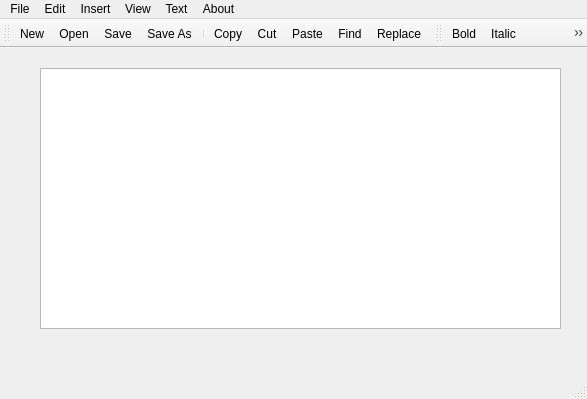
<?xml version="1.0" encoding="UTF-8"?>
<ui version="4.0">
 <class>MainWindow</class>
 <widget class="QMainWindow" name="MainWindow">
  <property name="geometry">
   <rect>
    <x>0</x>
    <y>0</y>
    <width>587</width>
    <height>399</height>
   </rect>
  </property>
  <property name="windowTitle">
   <string>MainWindow</string>
  </property>
  <widget class="QWidget" name="centralwidget">
   <widget class="QTextEdit" name="textEdit">
    <property name="geometry">
     <rect>
      <x>40</x>
      <y>20</y>
      <width>521</width>
      <height>261</height>
     </rect>
    </property>
   </widget>
  </widget>
  <widget class="QMenuBar" name="menubar">
   <property name="geometry">
    <rect>
     <x>0</x>
     <y>0</y>
     <width>587</width>
     <height>22</height>
    </rect>
   </property>
   <widget class="QMenu" name="menuFile">
    <property name="title">
     <string>File</string>
    </property>
    <addaction name="actionNew"/>
    <addaction name="actionOpen"/>
    <addaction name="separator"/>
    <addaction name="actionSave"/>
    <addaction name="actionSave_As"/>
    <addaction name="separator"/>
    <addaction name="actionExist"/>
   </widget>
   <widget class="QMenu" name="menuEdit">
    <property name="title">
     <string>Edit</string>
    </property>
    <addaction name="actionCopy"/>
    <addaction name="actionCut"/>
    <addaction name="actionPaste"/>
    <addaction name="separator"/>
    <addaction name="actionUndo"/>
    <addaction name="actionRedo"/>
    <addaction name="separator"/>
    <addaction name="actionFind"/>
    <addaction name="actionReplace"/>
    <addaction name="separator"/>
    <addaction name="actionSelect_All"/>
   </widget>
   <widget class="QMenu" name="menuView">
    <property name="title">
     <string>View</string>
    </property>
    <addaction name="actionZoom_In"/>
    <addaction name="actionZoom_Out"/>
   </widget>
   <widget class="QMenu" name="menuText">
    <property name="title">
     <string>Text</string>
    </property>
    <addaction name="actionBold"/>
    <addaction name="actionItalic"/>
    <addaction name="actionUnderline"/>
    <addaction name="actionStrike"/>
    <addaction name="separator"/>
    <addaction name="actionColor"/>
    <addaction name="separator"/>
    <addaction name="actionFont"/>
   </widget>
   <widget class="QMenu" name="menuAbout">
    <property name="title">
     <string>About</string>
    </property>
    <addaction name="actionHelp"/>
    <addaction name="actionAbout"/>
   </widget>
   <widget class="QMenu" name="menuInsert">
    <property name="title">
     <string>Insert</string>
    </property>
    <addaction name="actionCustom"/>
   </widget>
   <addaction name="menuFile"/>
   <addaction name="menuEdit"/>
   <addaction name="menuInsert"/>
   <addaction name="menuView"/>
   <addaction name="menuText"/>
   <addaction name="menuAbout"/>
  </widget>
  <widget class="QStatusBar" name="statusbar"/>
  <widget class="QToolBar" name="toolBar">
   <property name="windowTitle">
    <string>toolBar</string>
   </property>
   <attribute name="toolBarArea">
    <enum>TopToolBarArea</enum>
   </attribute>
   <attribute name="toolBarBreak">
    <bool>false</bool>
   </attribute>
   <addaction name="actionNew"/>
   <addaction name="actionOpen"/>
   <addaction name="actionSave"/>
   <addaction name="actionSave_As"/>
   <addaction name="separator"/>
   <addaction name="actionCopy"/>
   <addaction name="actionCut"/>
   <addaction name="actionPaste"/>
   <addaction name="actionFind"/>
   <addaction name="actionReplace"/>
  </widget>
  <widget class="QToolBar" name="toolBar_2">
   <property name="windowTitle">
    <string>toolBar_2</string>
   </property>
   <attribute name="toolBarArea">
    <enum>TopToolBarArea</enum>
   </attribute>
   <attribute name="toolBarBreak">
    <bool>false</bool>
   </attribute>
   <addaction name="actionBold"/>
   <addaction name="actionItalic"/>
   <addaction name="actionUnderline"/>
   <addaction name="actionStrike"/>
   <addaction name="actionColor"/>
   <addaction name="actionFont"/>
  </widget>
  <action name="actionNew">
   <property name="icon">
    <iconset resource="REsources.qrc">
     <normaloff>:/files/images/new.png</normaloff>:/files/images/new.png</iconset>
   </property>
   <property name="text">
    <string>New</string>
   </property>
  </action>
  <action name="actionOpen">
   <property name="icon">
    <iconset resource="REsources.qrc">
     <normaloff>:/files/images/open.png</normaloff>:/files/images/open.png</iconset>
   </property>
   <property name="text">
    <string>Open</string>
   </property>
  </action>
  <action name="actionSave">
   <property name="icon">
    <iconset resource="REsources.qrc">
     <normaloff>:/files/images/save.png</normaloff>:/files/images/save.png</iconset>
   </property>
   <property name="text">
    <string>Save</string>
   </property>
  </action>
  <action name="actionSave_As">
   <property name="icon">
    <iconset resource="REsources.qrc">
     <normaloff>:/files/images/saveas.png</normaloff>:/files/images/saveas.png</iconset>
   </property>
   <property name="text">
    <string>Save As</string>
   </property>
  </action>
  <action name="actionExist">
   <property name="icon">
    <iconset resource="REsources.qrc">
     <normaloff>:/files/images/cancel.png</normaloff>:/files/images/cancel.png</iconset>
   </property>
   <property name="text">
    <string>Exist</string>
   </property>
  </action>
  <action name="actionCopy">
   <property name="icon">
    <iconset resource="REsources.qrc">
     <normaloff>:/files/images/copy.png</normaloff>:/files/images/copy.png</iconset>
   </property>
   <property name="text">
    <string>Copy</string>
   </property>
  </action>
  <action name="actionCut">
   <property name="icon">
    <iconset resource="REsources.qrc">
     <normaloff>:/files/images/cut.png</normaloff>:/files/images/cut.png</iconset>
   </property>
   <property name="text">
    <string>Cut</string>
   </property>
  </action>
  <action name="actionPaste">
   <property name="icon">
    <iconset resource="REsources.qrc">
     <normaloff>:/files/images/paste.png</normaloff>:/files/images/paste.png</iconset>
   </property>
   <property name="text">
    <string>Paste</string>
   </property>
  </action>
  <action name="actionFind">
   <property name="icon">
    <iconset resource="REsources.qrc">
     <normaloff>:/files/images/find.png</normaloff>:/files/images/find.png</iconset>
   </property>
   <property name="text">
    <string>Find</string>
   </property>
  </action>
  <action name="actionReplace">
   <property name="icon">
    <iconset resource="REsources.qrc">
     <normaloff>:/files/images/text_replace.png</normaloff>:/files/images/text_replace.png</iconset>
   </property>
   <property name="text">
    <string>Replace</string>
   </property>
  </action>
  <action name="actionSelect_All">
   <property name="icon">
    <iconset resource="REsources.qrc">
     <normaloff>:/files/images/select_all.png</normaloff>:/files/images/select_all.png</iconset>
   </property>
   <property name="text">
    <string>Select All</string>
   </property>
  </action>
  <action name="actionZoom_In">
   <property name="icon">
    <iconset resource="REsources.qrc">
     <normaloff>:/files/images/zoom_in.png</normaloff>:/files/images/zoom_in.png</iconset>
   </property>
   <property name="text">
    <string>Zoom In</string>
   </property>
  </action>
  <action name="actionZoom_Out">
   <property name="icon">
    <iconset resource="REsources.qrc">
     <normaloff>:/files/images/zoom_out.png</normaloff>:/files/images/zoom_out.png</iconset>
   </property>
   <property name="text">
    <string>Zoom Out</string>
   </property>
  </action>
  <action name="actionBold">
   <property name="icon">
    <iconset resource="REsources.qrc">
     <normaloff>:/files/images/text_bold.png</normaloff>:/files/images/text_bold.png</iconset>
   </property>
   <property name="text">
    <string>Bold</string>
   </property>
  </action>
  <action name="actionItalic">
   <property name="icon">
    <iconset resource="REsources.qrc">
     <normaloff>:/files/images/text_italic.png</normaloff>:/files/images/text_italic.png</iconset>
   </property>
   <property name="text">
    <string>Italic</string>
   </property>
  </action>
  <action name="actionUnderline">
   <property name="icon">
    <iconset resource="REsources.qrc">
     <normaloff>:/files/images/text_underline.png</normaloff>:/files/images/text_underline.png</iconset>
   </property>
   <property name="text">
    <string>Underline</string>
   </property>
  </action>
  <action name="actionStrike">
   <property name="icon">
    <iconset resource="REsources.qrc">
     <normaloff>:/files/images/text_strikethrough.png</normaloff>:/files/images/text_strikethrough.png</iconset>
   </property>
   <property name="text">
    <string>Strike</string>
   </property>
  </action>
  <action name="actionColor">
   <property name="icon">
    <iconset resource="REsources.qrc">
     <normaloff>:/files/images/color.png</normaloff>:/files/images/color.png</iconset>
   </property>
   <property name="text">
    <string>Color</string>
   </property>
  </action>
  <action name="actionFont">
   <property name="icon">
    <iconset resource="REsources.qrc">
     <normaloff>:/files/images/font.png</normaloff>:/files/images/font.png</iconset>
   </property>
   <property name="text">
    <string>Font</string>
   </property>
  </action>
  <action name="actionHelp">
   <property name="icon">
    <iconset resource="REsources.qrc">
     <normaloff>:/files/images/help.png</normaloff>:/files/images/help.png</iconset>
   </property>
   <property name="text">
    <string>Help</string>
   </property>
  </action>
  <action name="actionAbout">
   <property name="icon">
    <iconset resource="REsources.qrc">
     <normaloff>:/files/images/about.png</normaloff>:/files/images/about.png</iconset>
   </property>
   <property name="text">
    <string>About</string>
   </property>
  </action>
  <action name="actionUndo">
   <property name="icon">
    <iconset resource="REsources.qrc">
     <normaloff>:/files/images/arrow_undo.png</normaloff>:/files/images/arrow_undo.png</iconset>
   </property>
   <property name="text">
    <string>Undo</string>
   </property>
  </action>
  <action name="actionRedo">
   <property name="icon">
    <iconset resource="REsources.qrc">
     <normaloff>:/files/images/arrow_redo.png</normaloff>:/files/images/arrow_redo.png</iconset>
   </property>
   <property name="text">
    <string>Redo</string>
   </property>
  </action>
  <action name="actionCustom">
   <property name="text">
    <string>Custom text</string>
   </property>
  </action>
 </widget>
 <resources>
  <include location="REsources.qrc"/>
 </resources>
 <connections/>
</ui>
